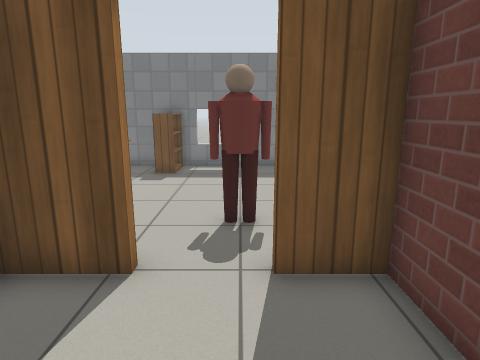
[1] (above)

16 first-person views from a walk through a robot-simulator world made for Gazebo. The camera is 1.2 m above the floor, tilts 12° down and sees 75° across. The floor is counted in squares, 0.5 m on a side. Each view is taken from the middle of a square. On the plan, view 1 faces up. The plan holds only what a view shows up to about 19 squares ahead; the rest is blank. Simple patterns stand in for the simulator's built-in surfaces. Some stock models are drawn as simple stand-ins.

[2]
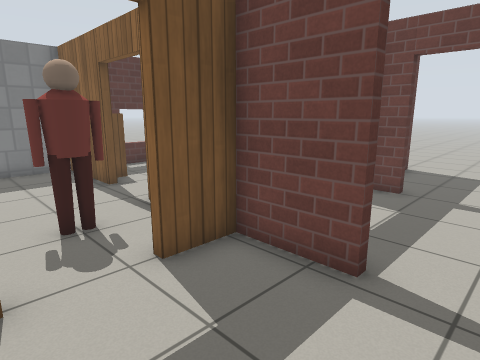

[3]
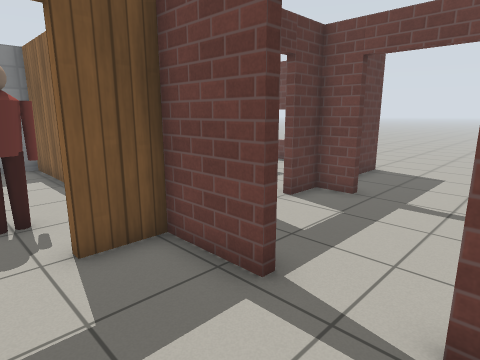

[4]
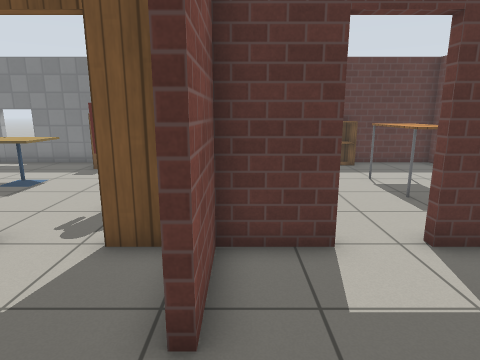

[5]
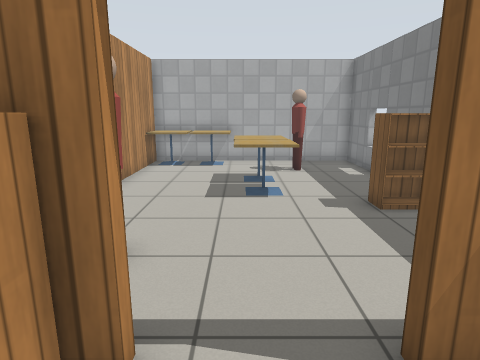

[6]
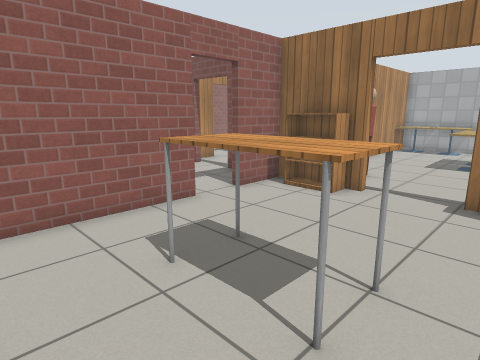

[7]
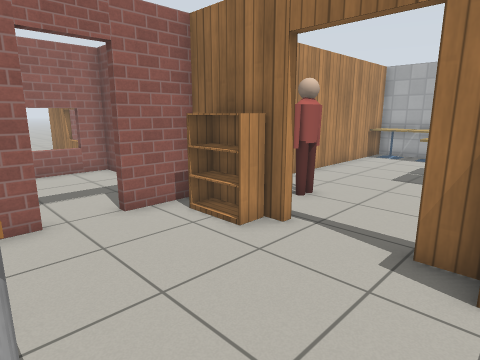

[8]
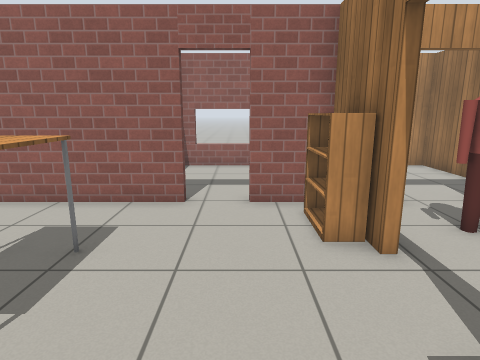

[9]
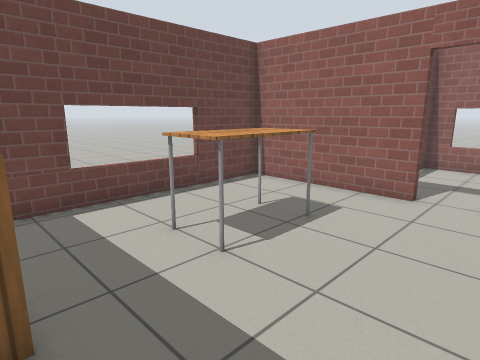

[10]
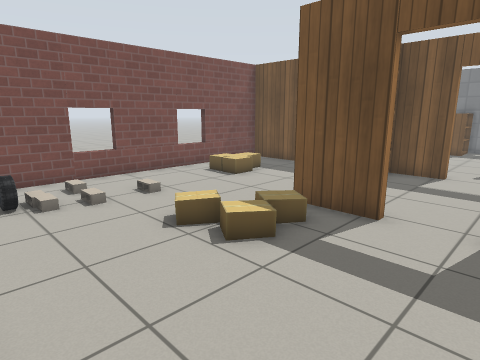

[11]
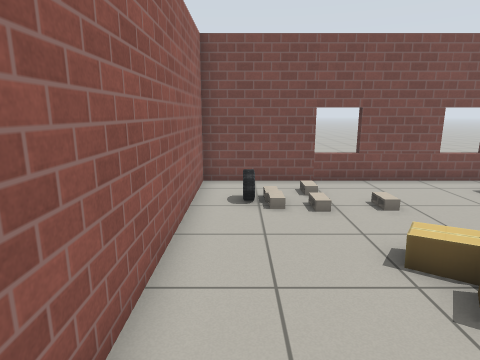

[12]
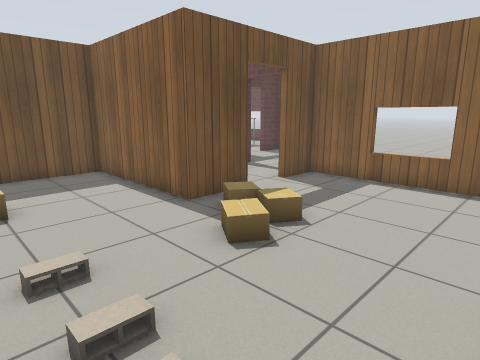

[13]
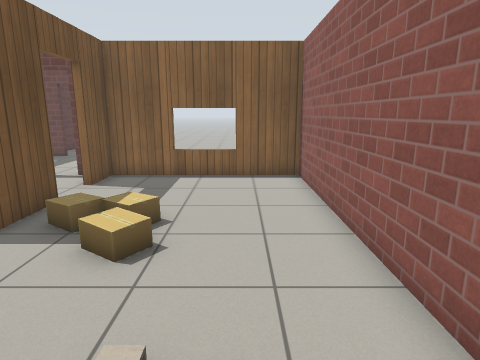

[14]
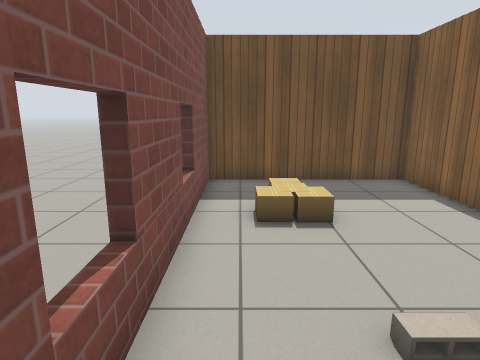

[15]
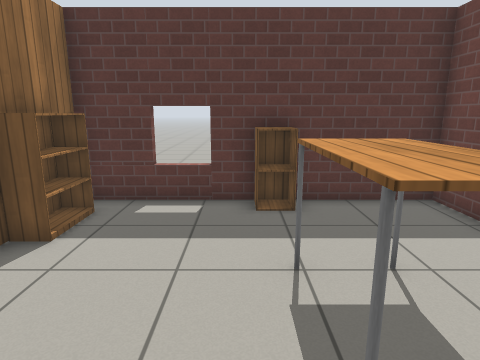

[16]
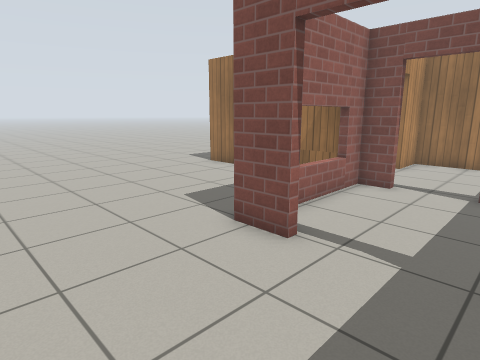

### Floor plan
Points are (right, up) in squares from view 1. A wall is a line through its corners. A room is listed if a view was taken in it or the views show most of it. See-through windows are left out.
Room 1 (views 1, 2, 3)
walls: (-3.7, 1.4) (-3.7, -1.6) (-1.5, -1.6); (0.4, -1.6) (1.5, -1.6); (2.3, 1.7) (2.3, 4.4) (0.5, 4.4); (-1.6, 4.4) (-3.8, 4.4)
ways out: open door at (2.5, 0.5) to room 2; open door at (-0.5, -2) to room 4; open door at (-0.5, 4.5) to room 6
Room 2 (view 4)
walls: (2.6, -0.4) (2.6, -1.6) (8, -1.6) (8, -1); (4.7, 4.4) (2.6, 4.4) (2.6, 1.7); (8, 3.1) (8, 4.4) (6.5, 4.4)
ways out: open door at (2.5, 0.5) to room 1; open door at (5.5, 4.5) to room 3; open door at (8, 1.5) to room 5
Room 3 (views 5, 6, 7, 8, 9, 15)
walls: (6.5, 4.7) (12.4, 4.7) (12.4, 14.6) (2.6, 14.6) (2.6, 10.6); (2.6, 7.9) (2.6, 4.7) (4.7, 4.7)
ways out: open door at (5.5, 4.5) to room 2; open door at (2.4, 9.2) to room 6
objects: bookshelf (3, 6) to (3, 7); bookshelf (3, 12) to (3, 13); table (8, 8) to (9, 10); cabinet (8, 14)
Room 4 (views 10, 11, 12, 13, 14)
walls: (-1.5, -1.9) (-3.9, -1.9) (-3.9, 4.4) (-11.1, 4.4) (-11.1, -9.3) (2.3, -9.3) (2.3, -1.9) (0.4, -1.9)
ways out: open door at (-0.5, -2) to room 1
objects: car (-9, -8) to (-8, -8); cinder block (-9, -7); cinder block (-9, -6); cardboard box (-9, 0) to (-8, 0); cardboard box (-9, 1); cinder block (-8, -7); cinder block (-8, -6); cinder block (-8, -4); cardboard box (-5, -5) to (-5, -4); cardboard box (-4, -5) to (-3, -5); cardboard box (-4, -4) to (-3, -3)
Room 5 (view 16)
walls: (8.2, -0.4) (8.2, -2); (2.6, -2.4) (2.6, -9.6); (12.9, 4.4) (11, 4.4)
ways out: open door at (8, 1.5) to room 2; opening at (2, -11)
Room 6 (no view inside)
walls: (-11.1, 7.5) (-11.1, 6.5); (-9.5, 4.7) (-2.4, 4.7); (2.3, 10.6) (2.3, 14.6) (-11.1, 14.6) (-11.1, 8.5)
ways out: open door at (-0.5, 4.5) to room 1; open door at (2.4, 9.2) to room 3
objects: cafe table (-11, 5) to (-10, 6); cafe table (-11, 7) to (-10, 8); person (-9, 11) to (-8, 12); cafe table (-7, 9) to (-6, 10); cafe table (-5, 9) to (-4, 10); bookshelf (-3, 13) to (-3, 14); person (0, 7)

Positions as (right, up) in squares from view 1, and headings:
1: (0, 0), facing up
2: (-2, 0), facing up-right
3: (-1, -1), facing up-right
4: (3, -1), facing up
5: (5, 9), facing left
6: (12, 12), facing down-left
7: (8, 12), facing down-left
8: (5, 13), facing down
9: (4, 14), facing down-right
10: (1, -9), facing up-left
11: (0, -8), facing left
12: (-9, -9), facing up-right
13: (-10, -7), facing right
14: (-10, -7), facing up
15: (7, 6), facing up
16: (13, 3), facing down-left
